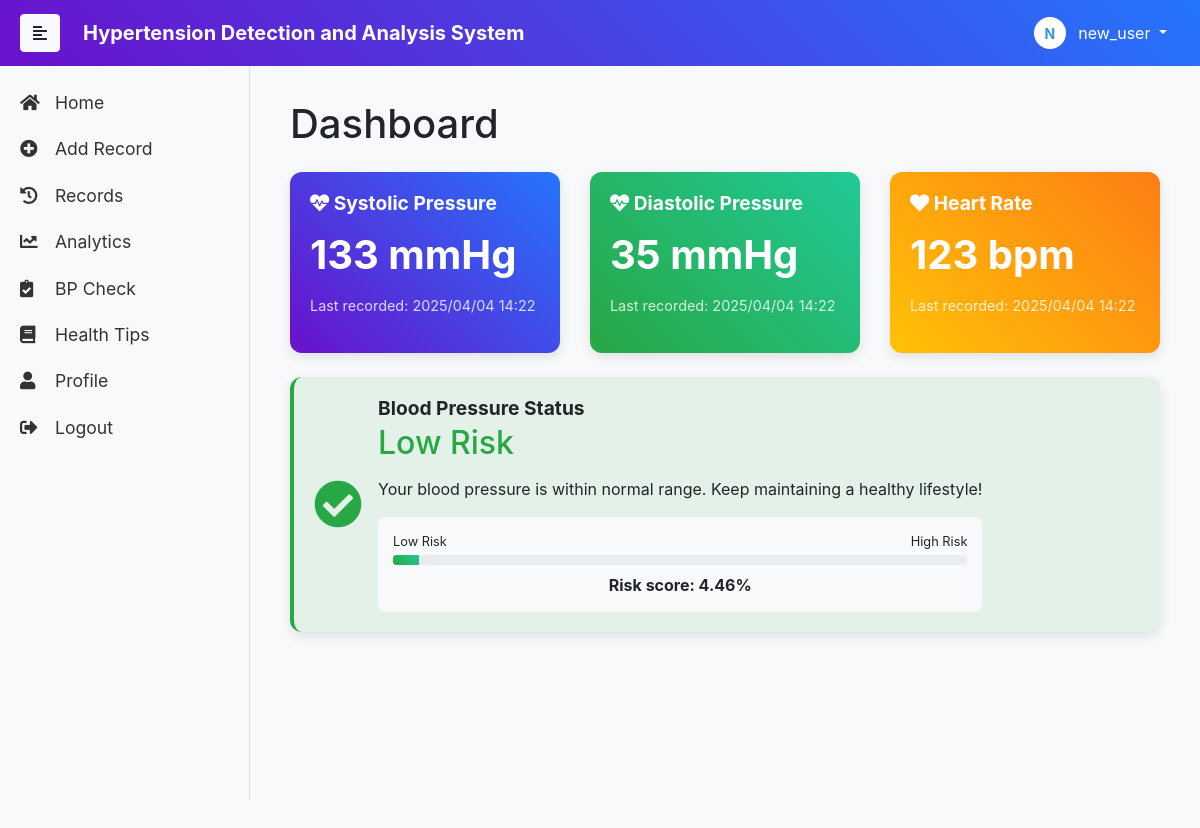
/ (signed in), run on the app's committed database.
### app.py (models this page shows, shortened)
class User(db.Model, UserMixin):
    __tablename__ = 'users'
    id = db.Column(db.Integer, primary_key=True)
    username = db.Column(db.String(20), unique=True, nullable=False)
    email = db.Column(db.String(120), unique=True, nullable=False)
    password_hash = db.Column(db.String(128), nullable=False)
    is_active = db.Column(db.Boolean, default=True)
    created_at = db.Column(db.DateTime, default=datetime.utcnow)
    last_login = db.Column(db.DateTime)
    age = db.Column(db.Integer)
    gender = db.Column(db.Enum(GenderEnum))
    height = db.Column(db.Float)  # 单位: cm
    weight = db.Column(db.Float)  # 单位: kg
    blood_type = db.Column(db.Enum(BloodTypeEnum))
    has_hypertension = db.Column(db.Boolean, default=False)
    has_diabetes = db.Column(db.Boolean, default=False)
    is_smoker = db.Column(db.Boolean, default=False)
    family_history = db.Column(db.String(500))  # 家族病史
    @property
    def is_authenticated(self):
        return True
    @property
    def password(self):
        raise AttributeError('password is not a readable attribute')

class BloodPressureRecord(db.Model):
    __tablename__ = 'blood_pressure_records'
    id = db.Column(db.Integer, primary_key=True)
    user_id = db.Column(db.Integer, db.ForeignKey('users.id'), nullable=False)
    systolic = db.Column(db.Integer, nullable=False)  # 收缩压
    diastolic = db.Column(db.Integer, nullable=False)  # 舒张压
    pulse = db.Column(db.Integer)  # 脉搏
    recorded_at = db.Column(db.DateTime, default=datetime.utcnow)
    notes = db.Column(db.String(500))  # 备注
    predicted_risk = db.Column(db.Float)  # 预测风险值(0-1)
    predicted_status = db.Column(db.String(20))  # 预测状态
    user = db.relationship('User', backref=db.backref('blood_pressure_records', lazy=True))
    @property
    def status(self):
        if not self.predicted_status:
            return self._default_status()
        return self.predicted_status

### app.py (the view)
@app.route('/')
@login_required
def index():
    latest_record = BloodPressureRecord.query.filter_by(user_id=current_user.id)\
                        .order_by(desc(BloodPressureRecord.recorded_at)).first()
    return render_template('index.html', latest_record=latest_record)

### app.py (called while the page is built)
@login_manager.user_loader
def load_user(user_id):
    return User.query.get(int(user_id))

### templates/index.html (shortened to what this page needs)
{% extends "base.html" %}
{% block content %}
<link rel="stylesheet" href="{{ url_for('static', filename='css/index.css') }}">
<div class="container-fluid">
    <h1 class="mb-4">Dashboard</h1>
    {% if latest_record %}
    <div class="row">
        <div class="col-md-4">
            <div class="card bg-primary text-white mb-4">
                <div class="card-body">
                    <h5 class="card-title"><i class="fas fa-heartbeat"></i> Systolic Pressure</h5>
                    <p class="card-value">{{ latest_record.systolic }} mmHg</p>
                    <p class="card-meta">Last recorded: {{ latest_record.recorded_at.strftime('%Y/%m/%d %H:%M') }}</p>
                </div>
            </div>
        </div>
        <div class="col-md-4">
            <div class="card bg-success text-white mb-4">
                <div class="card-body">
                    <h5 class="card-title"><i class="fas fa-heartbeat"></i> Diastolic Pressure</h5>
                    <p class="card-value">{{ latest_record.diastolic }} mmHg</p>
                    <p class="card-meta">Last recorded: {{ latest_record.recorded_at.strftime('%Y/%m/%d %H:%M') }}</p>
                </div>
            </div>
        </div>
        <div class="col-md-4">
            <div class="card bg-warning text-white mb-4">
                <div class="card-body">
                    <h5 class="card-title"><i class="fas fa-heart"></i> Heart Rate</h5>
                    <p class="card-value">{% if latest_record.pulse %}{{ latest_record.pulse }} bpm{% else %}--{% endif %}</p>
                    <p class="card-meta">Last recorded: {{ latest_record.recorded_at.strftime('%Y/%m/%d %H:%M') }}</p>
                </div>
            </div>
        </div>
    </div>
    <div class="row">
        <div class="col-md-12">
            <div class="card {% if latest_record.predicted_risk < 0.3 %}border-left-success bg-success-light
                         {% elif latest_record.predicted_risk < 0.6 %}border-left-warning bg-warning-light
                         {% else %}border-left-danger bg-danger-light{% endif %} mb-4">
                <div class="card-body">
                    <div class="d-flex align-items-center">
                        <div class="mr-3">
                            {% if latest_record.predicted_risk < 0.3 %}
                            <i class="fas fa-check-circle fa-3x text-success"></i>
                            {% elif latest_record.predicted_risk < 0.6 %}
                            <i class="fas fa-exclamation-triangle fa-3x text-warning"></i>
                            {% else %}
                            <i class="fas fa-times-circle fa-3x text-danger"></i>
                            {% endif %}
                        </div>
                        <div>
                            <h5 class="card-title font-weight-bold mb-1">Blood Pressure Status</h5>
                            <h2 class="mb-2 {% if latest_record.predicted_risk < 0.3 %}text-success
                                          {% elif latest_record.predicted_risk < 0.6 %}text-warning
                                          {% else %}text-danger{% endif %}">
                                {{ latest_record.status }}
                            </h2>
                            <p class="card-text mb-1">
                                {% if "Low" in latest_record.status %}
                                Your blood pressure is within normal range. Keep maintaining a healthy lifestyle!
                                {% elif "Medium" in latest_record.status %}
                                Your blood pressure shows some risk factors. Consider lifestyle changes.
                                {% else %}
                                Your blood pressure indicates high risk. Please consult a healthcare professional.
                                {% endif %}
                            </p>
                            <div class="risk-meter mt-3">
                                <div class="d-flex justify-content-between mb-1">
                                    <small>Low Risk</small>
                                    <small>High Risk</small>
                                </div>
                                <div class="progress" style="height: 10px;">
                                    <div class="progress-bar {% if latest_record.predicted_risk < 0.3 %}bg-success
                                                           {% elif latest_record.predicted_risk < 0.6 %}bg-warning
                                                           {% else %}bg-danger{% endif %}"
                                         role="progressbar"
                                         style="width: {{ latest_record.predicted_risk * 100 }}%"
                                         aria-valuenow="{{ latest_record.predicted_risk * 100 }}"
                                         aria-valuemin="0"
                                         aria-valuemax="100">
                                    </div>
                                </div>
                                <div class="text-center mt-2">
                                    <strong>Risk score: {{ "%.2f"|format(latest_record.predicted_risk*100) }}%</strong>
                                </div>
                            </div>
                        </div>
                    </div>
                </div>
            </div>
        </div>
    </div>
    {% endif %}
</div>
{% endblock %}

### templates/base.html (shortened to what this page needs)
<!DOCTYPE html>
<html lang="en">
<head>
    <link href="https://stackpath.bootstrapcdn.com/bootstrap/4.5.2/css/bootstrap.min.css" rel="stylesheet">
    <link rel="stylesheet" href="https://cdnjs.cloudflare.com/ajax/libs/font-awesome/5.15.4/css/all.min.css">
    <link rel="stylesheet" href="{{ url_for('static', filename='css/styles.css') }}">
</head>
<body>
    <nav class="navbar navbar-expand-lg navbar-dark bg-gradient">
        <button type="button" id="sidebarCollapse" class="btn btn-light">
            <i class="fas fa-align-left"></i>
        </button>
        <a class="navbar-brand ml-2" href="#" style="font-weight: bolder; padding-left: 15px;">Hypertension Detection and Analysis System</a>
        <div class="ml-auto">
            {% if current_user.is_authenticated %}
            <div class="dropdown">
                <button class="btn dropdown-toggle text-white" type="button" id="userDropdown" data-toggle="dropdown" aria-haspopup="true" aria-expanded="false">
                    <div class="user-avatar">
                        {{ current_user.username[0]|upper }}
                    </div>
                    <span class="ml-2">{{ current_user.username }}</span>
                </button>
            </div>
            {% else %}
            <div class="d-flex">
                <a href="{{ url_for('login') }}" class="btn btn-outline-light mr-2">Login</a>
                <a href="{{ url_for('register') }}" class="btn btn-light">Register</a>
            </div>
            {% endif %}
        </div>
    </nav>
    <div class="wrapper">
        <nav id="sidebar">
            <ul class="list-unstyled components">
                <li><a href="{{ url_for('index') }}"><i class="fas fa-home" id="fa_home" style="width: 30px;"></i> Home</a></li>
                <li><a href="{{ url_for('add_record') }}"><i class="fas fa-plus-circle" style="width: 30px;"></i> Add Record</a></li>
                <li><a href="{{ url_for('history') }}"><i class="fas fa-history" style="width: 30px;"></i> Records</a></li>
                <li><a href="{{ url_for('data_analysis') }}"><i class="fas fa-chart-line" style="width: 30px;"></i> Analytics</a></li>
                <li><a href="{{ url_for('blood_pressure_assessment') }}"><i class="fas fa-clipboard-check" style="width: 30px;"></i> BP Check</a></li>
                <li><a href="{{ url_for('health_tips') }}"><i class="fas fa-book" style="width: 30px;"></i> Health Tips</a></li>
                {% if current_user.is_authenticated %}
                <li><a href="{{ url_for('personal_center') }}"><i class="fas fa-user" style="width: 30px;"></i> Profile</a></li>
                <li><a href="{{ url_for('logout') }}"><i class="fas fa-sign-out-alt" style="width: 30px;"></i> Logout</a></li>
                {% else %}
                <li><a href="{{ url_for('login') }}"><i class="fas fa-sign-in-alt" style="width: 30px;"></i> Login</a></li>
                <li><a href="{{ url_for('register') }}"><i class="fas fa-user-plus" style="width: 30px;"></i> Sign Up</a></li>
                {% endif %}
            </ul>
        </nav>
        <div id="content">
            <div class="container-fluid">
                {% block content %}{% endblock %}
            </div>
        </div>
    </div>
</body>
</html>

### static/css/styles.css (style rules this page uses)
body { background-color: #f8f9fa; margin: 0; padding: 0; }
.navbar.bg-gradient { background: linear-gradient(45deg, #6a11cb, #2575fc); width: 100%; padding: 10px 20px; position: fixed; top: 0; z-index: 1000; }
.wrapper { display: flex; width: 100%; align-items: stretch; padding-top: 60px; }
#sidebar { min-width: 250px; max-width: 250px; background: #f8f9fa; color: #333; transition: all 0.3s; border-right: 1px solid #ddd; height: calc(100vh - 60px); position: fixed; top: 60px; left: 0; }
#sidebar ul.components { padding: 20px 0; }
#sidebar ul li a { padding: 10px; margin-left:10px; font-size: 1.1em; display: block; color: #333; }
#content { width: 100%; min-height: 100vh; transition: all 0.3s; margin-left: 250px; }
.container-fluid { padding: 20px; }
#content { padding-bottom: 60px; }
.user-avatar { display: inline-flex; align-items: center; justify-content: center; width: 32px; height: 32px; border-radius: 50%; background-color: #ffffff; color: #3498db; font-weight: bold; font-size: 14px; }

### static/css/index.css (style rules this page uses)
.card { border: none; border-radius: 10px; box-shadow: 0 4px 8px rgba(0, 0, 0, 0.1); transition: transform 0.3s ease, box-shadow 0.3s ease; }
.card-title { font-size: 1.5rem; font-weight: bold; }
.card-text { font-size: 1.2rem; }
.bg-primary { background: linear-gradient(45deg, #6a11cb, #2575fc); }
.bg-success { background: linear-gradient(45deg, #28a745, #20c997); }
.bg-warning { background: linear-gradient(45deg, #ffc107, #fd7e14); }

### templates/index.html (style rules this page uses)
.card-value { font-size: 2.5rem; font-weight: bold; margin: 10px 0; }
.card-meta { font-size: 0.9rem; opacity: 0.8; }
.card-title { font-size: 1.2rem; margin-bottom: 5px; }
.card-text { font-size: 1rem; margin-top: 15px; }
.card { border-radius: 12px; box-shadow: 0 4px 12px rgba(0,0,0,0.1); transition: transform 0.3s ease; }
.bg-success { background-color: #28a745 !important; }
.bg-warning { background-color: #ffc107 !important; color: #212529; }
.bg-success-light { background-color: rgba(40, 167, 69, 0.1) !important; border-left: 4px solid #28a745 !important; }
.risk-meter { background-color: #f8f9fa; padding: 15px; border-radius: 8px; }

### data on the page
User: username "N", username "new_user"
BloodPressureRecord: systolic "133", recorded_at "2025/04/04 14:22", diastolic "35", pulse "123", status "Low Risk", latest_record.predicted_risk*100 "4.46"
